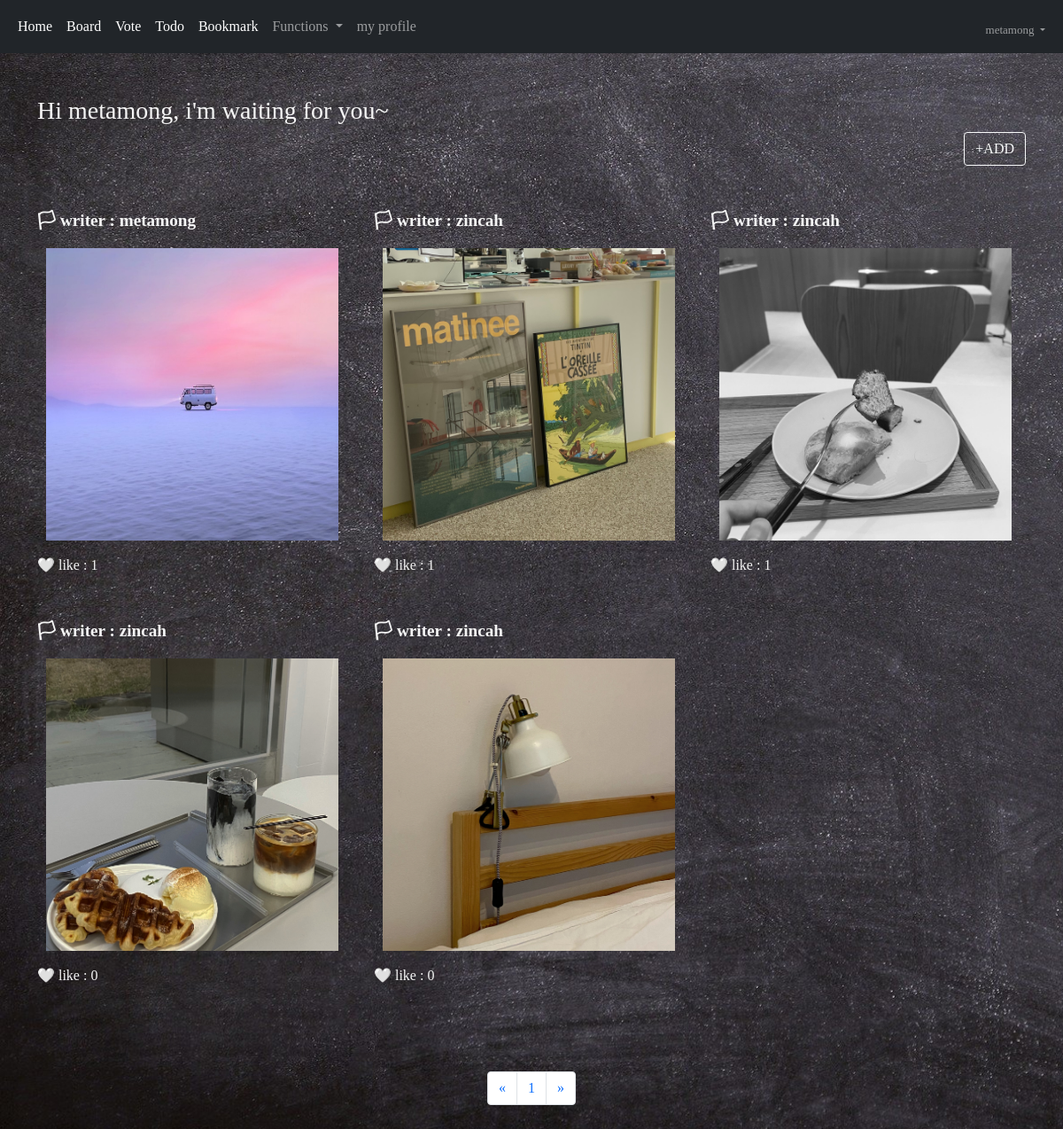
Screenshot of /board (signed in) with the database file from the repository.
### acc/models.py (models this page shows, shortened)
class User(AbstractUser):
    comment = models.TextField()
    nickname = models.CharField(max_length=30)
    email = models.EmailField()
    picture = models.ImageField(upload_to="usr")

### board/models.py (models this page shows, shortened)
class Board(models.Model):
    picture = models.ImageField(upload_to="boa")
    writer = models.CharField(max_length=30)
    content = models.TextField()
    pubdate = models.DateTimeField()
    like = models.ManyToManyField(User, blank=True)

### board/views.py (the view)
# urls.py: path('', views.index, name="index"),
def index(request):
    page = request.GET.get('page', 1)
    b = Board.objects.all()
    b = b.order_by('-pubdate')
    pag = Paginator(b, 6)
    obj = pag.get_page(page)
    context = {
        "blist" : obj,
    }
    return render(request, "board/index.html", context)

### template/board/index.html (shortened to what this page needs)
{% extends 'base.html' %}
{% block auth %}
{% load mathfilters %}
<body style="color:whitesmoke;">
    <div class="container my-5">
        <div class="font-color">
            <h3>Hi {{ user.username }}, i'm waiting for you~ </h3>
            <div class="text-end">
                <a href="{% url 'board:create' %}"><button class="btn btn-outline-light">+ADD</button></a>
            </div>
        </div>
        <div class="row my-5">
            {% for i in blist %}
            <div class="col-lg-4">
                <div style="font-size: larger;">
                <b>🏳 writer : {{ i.writer }}</b>
                </div>
                <div class="box2 mt-3">
                    <div class="text-center">
                        <a href="{%url 'board:detail' i.id %}"><img src="{{ i.picture.url }}" height="330px" width="330px"></a>
                    </div>
                    <div class="mt-3 mb-5">
                        🤍 like : {{ i.like.all.count }}
                    </div>
                </div>
            </div>
            {% endfor %}
        </div>
        <nav aria-label="Page navigation example">
            <ul class="pagination justify-content-center">
                <li class="page-item">
                    <a class="page-link" {% if blist.has_previous %} href="{% url 'board:index' %}?page={{ blist.previous_page_number }}" {% endif %} aria-label="Previous">
                    <span aria-hidden="true">&laquo;</span>
                    </a>
                </li>
                {% for i in blist.paginator.page_range %}
                    {% if i >= blist.number|sub:1|intdiv:5|mul:5|add:1 and i <= blist.number|sub:1|intdiv:5|add:1|mul:5 %}
                        <li class="page-item"><a class="page-link" href="{% url 'board:index' %}?page={{i}}">{{ i }}</a></li>
                    {% endif %}
                {% endfor %}
                <li class="page-item">
                    <a class="page-link" {% if blist.has_next %} href="{% url 'board:index' %}?page={{ blist.next_page_number }}" {% endif %} aria-label="Next">
                    <span aria-hidden="true">&raquo;</span>
                    </a>
                </li>
            </ul>
        </nav>
    </div>
</body>
{% endblock %}

### template/base.html (shortened to what this page needs)
<!doctype html>
<html lang="en">
  <head>
    <link href="https://cdn.jsdelivr.net/npm/bootstrap@5.1.3/dist/css/bootstrap.min.css" rel="stylesheet">
  </head>
  <body>
        {% if user.is_authenticated %}
        <nav class="navbar navbar-expand-lg navbar-dark bg-dark">
            <div class="container-fluid">
                <div class="collapse navbar-collapse" id="navbarSupportedContent">
                    <ul class="navbar-nav me-auto mb-2 mb-lg-0">
                        <li class="nav-item">
                            <a class="nav-link active" aria-current="page" href="{% url 'acc:index' %}">Home</a>
                        </li>
                        <li class="nav-item">
                            <a class="nav-link active" aria-current="page" href="{%url 'board:index' %}">Board</a>
                        </li>
                        <li class="nav-item">
                            <a class="nav-link active" aria-current="page" href="{%url 'vote:index' %}">Vote</a>
                        </li>
                        <li class="nav-item">
                            <a class="nav-link active" aria-current="page" href="{%url 'todo:index' %}">Todo</a>
                        </li>
                        <li class="nav-item">
                            <a class="nav-link active" aria-current="page" href="{%url 'book:index' %}">Bookmark</a>
                        </li>
                        <li class="nav-item dropdown">
                            <a class="nav-link dropdown-toggle" href="#" id="navbarDropdown" role="button" data-bs-toggle="dropdown" aria-expanded="false">
                              Functions
                            </a>
                        </li>
                        <li class="nav-item">
                            <a class="nav-link" href="{% url 'acc:profile' %}">my profile</a>
                        </li>
                    </ul>
                    <ul class="navbar-nav ms-auto mb-2 mb-lg-0">
                        <li class="nav-item dropdown mt-2" style="font-size: small;">
                            <a class="nav-link dropdown-toggle" href="#" id="navbarDropdown" role="button" data-bs-toggle="dropdown" aria-expanded="false">
                            {{ user.username }}
                            </a>
                        </li>
                    </ul>
                </div>
            </div>
        </nav>
            {% block auth %}
            {% endblock %}
        {% endif %}
  </body>
</html>

### template/base.html (style rules this page uses)
body { background-image: url('/media/base.jpg'); font-family: Comic Sans MS; background-size: cover; }

### template/board/index.html (style rules this page uses)
.box2 { width: 350px; }

### rows the page displays
User: username "metamong"
Board: writer "metamong", picture (picture), like.all.count "1"
Board: writer "zincah", picture (picture), like.all.count "1"
Board: writer "zincah", picture (picture), like.all.count "1"
Board: writer "zincah", picture (picture), like.all.count "0"
Board: writer "zincah", picture (picture), like.all.count "0"

### other values shown
{{ i }} "1"
